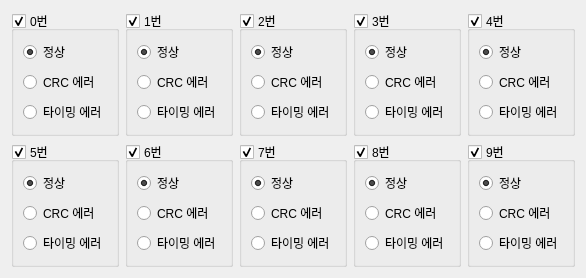
         <widget class="QWidget" name="co2_tab">
          <attribute name="title">
           <string>CO2</string>
          </attribute>
          <layout class="QGridLayout" name="gridLayout_21">
           <item row="0" column="0">
            <widget class="QGroupBox" name="co2_0_group">
             <property name="title">
              <string>0번</string>
             </property>
             <property name="checkable">
              <bool>true</bool>
             </property>
             <layout class="QVBoxLayout" name="verticalLayout_141">
              <item>
               <widget class="QRadioButton" name="co2_0_normal_radio">
                <property name="text">
                 <string>정상</string>
                </property>
                <property name="checked">
                 <bool>true</bool>
                </property>
               </widget>
              </item>
              <item>
               <widget class="QRadioButton" name="co2_0_crc_radio">
                <property name="text">
                 <string>CRC 에러</string>
                </property>
               </widget>
              </item>
              <item>
               <widget class="QRadioButton" name="co2_0_timing_radio">
                <property name="text">
                 <string>타이밍 에러</string>
                </property>
               </widget>
              </item>
             </layout>
            </widget>
           </item>
           <item row="0" column="1">
            <widget class="QGroupBox" name="co2_1_group">
             <property name="title">
              <string>1번</string>
             </property>
             <property name="checkable">
              <bool>true</bool>
             </property>
             <layout class="QVBoxLayout" name="verticalLayout_142">
              <item>
               <widget class="QRadioButton" name="co2_1_normal_radio">
                <property name="text">
                 <string>정상</string>
                </property>
                <property name="checked">
                 <bool>true</bool>
                </property>
               </widget>
              </item>
              <item>
               <widget class="QRadioButton" name="co2_1_crc_radio">
                <property name="text">
                 <string>CRC 에러</string>
                </property>
               </widget>
              </item>
              <item>
               <widget class="QRadioButton" name="co2_1_timing_radio">
                <property name="text">
                 <string>타이밍 에러</string>
                </property>
               </widget>
              </item>
             </layout>
            </widget>
           </item>
           <item row="0" column="2">
            <widget class="QGroupBox" name="co2_2_group">
             <property name="title">
              <string>2번</string>
             </property>
             <property name="checkable">
              <bool>true</bool>
             </property>
             <layout class="QVBoxLayout" name="verticalLayout_143">
              <item>
               <widget class="QRadioButton" name="co2_2_normal_radio">
                <property name="text">
                 <string>정상</string>
                </property>
                <property name="checked">
                 <bool>true</bool>
                </property>
               </widget>
              </item>
              <item>
               <widget class="QRadioButton" name="co2_2_crc_radio">
                <property name="text">
                 <string>CRC 에러</string>
                </property>
               </widget>
              </item>
              <item>
               <widget class="QRadioButton" name="co2_2_timing_radio">
                <property name="text">
                 <string>타이밍 에러</string>
                </property>
               </widget>
              </item>
             </layout>
            </widget>
           </item>
           <item row="0" column="3">
            <widget class="QGroupBox" name="co2_3_group">
             <property name="title">
              <string>3번</string>
             </property>
             <property name="checkable">
              <bool>true</bool>
             </property>
             <layout class="QVBoxLayout" name="verticalLayout_144">
              <item>
               <widget class="QRadioButton" name="co2_3_normal_radio">
                <property name="text">
                 <string>정상</string>
                </property>
                <property name="checked">
                 <bool>true</bool>
                </property>
               </widget>
              </item>
              <item>
               <widget class="QRadioButton" name="co2_3_crc_radio">
                <property name="text">
                 <string>CRC 에러</string>
                </property>
               </widget>
              </item>
              <item>
               <widget class="QRadioButton" name="co2_3_timing_radio">
                <property name="text">
                 <string>타이밍 에러</string>
                </property>
               </widget>
              </item>
             </layout>
            </widget>
           </item>
           <item row="0" column="4">
            <widget class="QGroupBox" name="co2_4_group">
             <property name="title">
              <string>4번</string>
             </property>
             <property name="checkable">
              <bool>true</bool>
             </property>
             <layout class="QVBoxLayout" name="verticalLayout_145">
              <item>
               <widget class="QRadioButton" name="co2_4_normal_radio">
                <property name="text">
                 <string>정상</string>
                </property>
                <property name="checked">
                 <bool>true</bool>
                </property>
               </widget>
              </item>
              <item>
               <widget class="QRadioButton" name="co2_4_crc_radio">
                <property name="text">
                 <string>CRC 에러</string>
                </property>
               </widget>
              </item>
              <item>
               <widget class="QRadioButton" name="co2_4_timing_radio">
                <property name="text">
                 <string>타이밍 에러</string>
                </property>
               </widget>
              </item>
             </layout>
            </widget>
           </item>
           <item row="1" column="0">
            <widget class="QGroupBox" name="co2_5_group">
             <property name="title">
              <string>5번</string>
             </property>
             <property name="checkable">
              <bool>true</bool>
             </property>
             <layout class="QVBoxLayout" name="verticalLayout_146">
              <item>
               <widget class="QRadioButton" name="co2_5_normal_radio">
                <property name="text">
                 <string>정상</string>
                </property>
                <property name="checked">
                 <bool>true</bool>
                </property>
               </widget>
              </item>
              <item>
               <widget class="QRadioButton" name="co2_5_crc_radio">
                <property name="text">
                 <string>CRC 에러</string>
                </property>
               </widget>
              </item>
              <item>
               <widget class="QRadioButton" name="co2_5_timing_radio">
                <property name="text">
                 <string>타이밍 에러</string>
                </property>
               </widget>
              </item>
             </layout>
            </widget>
           </item>
           <item row="1" column="1">
            <widget class="QGroupBox" name="co2_6_group">
             <property name="title">
              <string>6번</string>
             </property>
             <property name="checkable">
              <bool>true</bool>
             </property>
             <layout class="QVBoxLayout" name="verticalLayout_147">
              <item>
               <widget class="QRadioButton" name="co2_6_normal_radio">
                <property name="text">
                 <string>정상</string>
                </property>
                <property name="checked">
                 <bool>true</bool>
                </property>
               </widget>
              </item>
              <item>
               <widget class="QRadioButton" name="co2_6_crc_radio">
                <property name="text">
                 <string>CRC 에러</string>
                </property>
               </widget>
              </item>
              <item>
               <widget class="QRadioButton" name="co2_6_timing_radio">
                <property name="text">
                 <string>타이밍 에러</string>
                </property>
               </widget>
              </item>
             </layout>
            </widget>
           </item>
           <item row="1" column="2">
            <widget class="QGroupBox" name="co2_7_group">
             <property name="title">
              <string>7번</string>
             </property>
             <property name="checkable">
              <bool>true</bool>
             </property>
             <layout class="QVBoxLayout" name="verticalLayout_148">
              <item>
               <widget class="QRadioButton" name="co2_7_normal_radio">
                <property name="text">
                 <string>정상</string>
                </property>
                <property name="checked">
                 <bool>true</bool>
                </property>
               </widget>
              </item>
              <item>
               <widget class="QRadioButton" name="co2_7_crc_radio">
                <property name="text">
                 <string>CRC 에러</string>
                </property>
               </widget>
              </item>
              <item>
               <widget class="QRadioButton" name="co2_7_timing_radio">
                <property name="text">
                 <string>타이밍 에러</string>
                </property>
               </widget>
              </item>
             </layout>
            </widget>
           </item>
           <item row="1" column="3">
            <widget class="QGroupBox" name="co2_8_group">
             <property name="title">
              <string>8번</string>
             </property>
             <property name="checkable">
              <bool>true</bool>
             </property>
             <layout class="QVBoxLayout" name="verticalLayout_149">
              <item>
               <widget class="QRadioButton" name="co2_8_normal_radio">
                <property name="text">
                 <string>정상</string>
                </property>
                <property name="checked">
                 <bool>true</bool>
                </property>
               </widget>
              </item>
              <item>
               <widget class="QRadioButton" name="co2_8_crc_radio">
                <property name="text">
                 <string>CRC 에러</string>
                </property>
               </widget>
              </item>
              <item>
               <widget class="QRadioButton" name="co2_8_timing_radio">
                <property name="text">
                 <string>타이밍 에러</string>
                </property>
               </widget>
              </item>
             </layout>
            </widget>
           </item>
           <item row="1" column="4">
            <widget class="QGroupBox" name="co2_9_group">
             <property name="title">
              <string>9번</string>
             </property>
             <property name="checkable">
              <bool>true</bool>
             </property>
             <layout class="QVBoxLayout" name="verticalLayout_150">
              <item>
               <widget class="QRadioButton" name="co2_9_normal_radio">
                <property name="text">
                 <string>정상</string>
                </property>
                <property name="checked">
                 <bool>true</bool>
                </property>
               </widget>
              </item>
              <item>
               <widget class="QRadioButton" name="co2_9_crc_radio">
                <property name="text">
                 <string>CRC 에러</string>
                </property>
               </widget>
              </item>
              <item>
               <widget class="QRadioButton" name="co2_9_timing_radio">
                <property name="text">
                 <string>타이밍 에러</string>
                </property>
               </widget>
              </item>
             </layout>
            </widget>
           </item>
          </layout>
         </widget>
